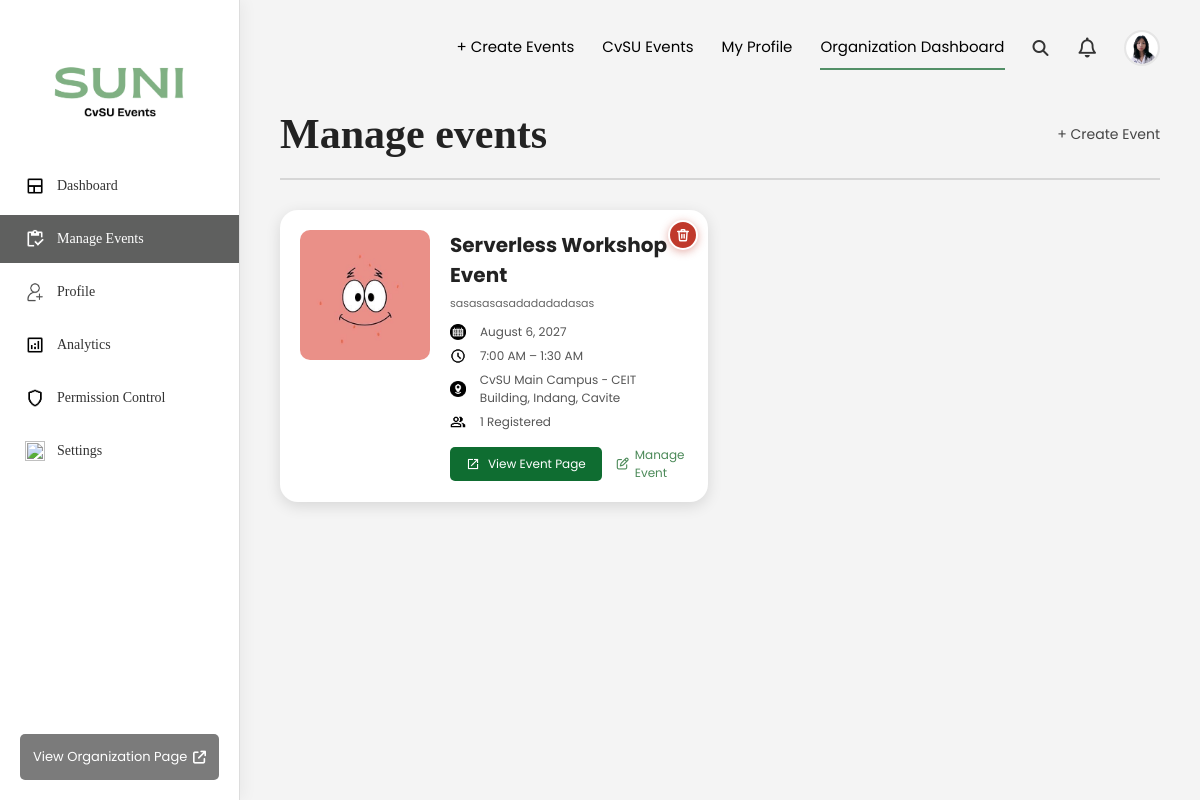
The app's page /manage.php (signed in) with its own data.
### tables this page shows
CREATE TABLE IF NOT EXISTS `users` (
  `id` int NOT NULL AUTO_INCREMENT,
  `first_name` varchar(100) NOT NULL,
  `last_name` varchar(100) NOT NULL,
  `email` varchar(255) NOT NULL,
  `password` varchar(255) NOT NULL,
  `account_type` enum('cvsu','guest') NOT NULL,
  `bio` text,
  `department_id` int DEFAULT NULL,
  `profile_picture` varchar(255) DEFAULT NULL,
  `created_at` timestamp NULL DEFAULT CURRENT_TIMESTAMP,
  PRIMARY KEY (`id`),
  UNIQUE KEY `email` (`email`),
  KEY `department_id` (`department_id`)
);

CREATE TABLE IF NOT EXISTS `events` (
  `id` int NOT NULL AUTO_INCREMENT,
  `organization_id` int NOT NULL,
  `created_by` int NOT NULL,
  `title` varchar(255) NOT NULL,
  `description` text,
  `event_banner` varchar(255) DEFAULT NULL,
  `cover_photo` varchar(255) DEFAULT NULL,
  `venue` varchar(255) DEFAULT NULL,
  `visibility` enum('public','organization_only','restricted','private') DEFAULT 'public',
  `start_datetime` datetime NOT NULL,
  `end_datetime` datetime NOT NULL,
  `capacity` int DEFAULT NULL,
  `ticket_price` decimal(10,2) DEFAULT '0.00',
  `require_approval` tinyint(1) DEFAULT '0',
  `status` enum('draft','published','cancelled','completed') DEFAULT 'draft',
  `created_at` timestamp NULL DEFAULT CURRENT_TIMESTAMP,
  `updated_at` timestamp NULL DEFAULT CURRENT_TIMESTAMP ON UPDATE CURRENT_TIMESTAMP,
  PRIMARY KEY (`id`),
  KEY `organization_id` (`organization_id`),
  KEY `created_by` (`created_by`)
);

### manage.php (the view, shortened to what this page needs)
<?php
require_once 'db.php';
$profile_picture = 'images/person3.png';
if (isset($_SESSION['user_id'])) {
    $stmt = $conn->prepare('SELECT profile_picture FROM users WHERE id = ? LIMIT 1');
    $stmt->bind_param('i', $_SESSION['user_id']);
    $stmt->execute();
    $result = $stmt->get_result();
    $user = $result->fetch_assoc();
    if ($user && !empty($user['profile_picture'])) {
        $profile_picture = htmlspecialchars($user['profile_picture']);
    }
}
?>
<!DOCTYPE html>
<html lang="en">
<head>
  <link rel="stylesheet" href="https://cdnjs.cloudflare.com/ajax/libs/font-awesome/6.5.1/css/all.min.css"/>
  <link rel="stylesheet" href="css/manage.css"/>
  <link rel="stylesheet" href="css/org-navbar.css">
  <link rel="stylesheet" href="css/sidebar.css"/>
</head>
<body>
  <div class="sidebar">
    <div class="sidebar-top">
      <div class="menu">
        <img src="images/logo.png" class="sidebar-logo">
        <a href="dashboard.php">
          <img src="images/dashboard.png" class="sidebar-icon">
          Dashboard
        </a>
        <a href="manage.php" class="active">
          <img src="images/manageevent.png" class="sidebar-icon">
          Manage Events
        </a>
        <a href="org-profile.php">
          <img src="images/person2.png" class="sidebar-icon">
          Profile
        </a>
        <a href="#">
          <img src="images/analytics.png" class="sidebar-icon">
          Analytics
        </a>
        <a href="permission-control.php">
          <img src="images/permission.png" class="sidebar-icon">
          Permission Control
        </a>
        <a href="#">
          <img src="images/settings.png" class="sidebar-icon">
          Settings
        </a>
      </div>
    </div>
    <div class="sidebar-bottom">
      <button class="org-btn">
        View Organization Page
        <i class="fa-solid fa-arrow-up-right-from-square"></i>
      </button>
    </div>
  </div>
  <div class="main">
    <nav>
        <div class="container nav-container">
            <ul>
                <li><a href="create-events.php">+ Create Events</a></li>
                <li><a href="index.php">CvSU Events</a></li>
                <li><a href="#">My Profile</a></li>
                <li><a href="dashboard.php" class="active">Organization Dashboard</a></li>
                <li class="nav-icons">
                    <i class="fa-solid fa-magnifying-glass"></i>
                    <i class="fa-regular fa-bell fa-lg"></i>
                </li>
                <li><img src="<?php echo $profile_picture; ?>" class="profile"></li>
            </ul>
        </div>
    </nav>
    <div class="title-row">
      <h1>Manage events</h1>
      <a href="create-events.php" class="create-event">+ Create Event</a>
    </div>
    <div class="divider"></div>
    <div class="events">
    <?php
    $org_id = null;
    if (isset($_SESSION['user_id'])) {
        $uid = $_SESSION['user_id'];
        $q = "SELECT o.id FROM organizations o WHERE o.main_admin_id = ? UNION SELECT o.id FROM organization_admins oa JOIN organizations o ON oa.organization_id = o.id WHERE oa.user_id = ? LIMIT 1";
        $s = $conn->prepare($q);
        $s->bind_param('ii', $uid, $uid);
        $s->execute();
        $r = $s->get_result();
        if ($row = $r->fetch_assoc()) $org_id = $row['id'];
    }
    if (!$org_id) {
        echo '<p>No organization found for your account.</p>';
    } else {
        $stmt = $conn->prepare('SELECT e.* FROM events e WHERE e.organization_id = ? ORDER BY e.created_at DESC');
        $stmt->bind_param('i', $org_id);
        $stmt->execute();
        $res = $stmt->get_result();
        while ($ev = $res->fetch_assoc()) {
            $eid = $ev['id'];
            $title = htmlspecialchars($ev['title']);
            $desc = htmlspecialchars($ev['description']);
            $banner = !empty($ev['event_banner']) ? htmlspecialchars($ev['event_banner']) : 'images/stardew.png';
            $venue = htmlspecialchars($ev['venue']);
            $start = new DateTime($ev['start_datetime']);
            $end = new DateTime($ev['end_datetime']);
            $dateStr = $start->format('F j, Y');
            $timeStr = $start->format('g:i A') . ' – ' . $end->format('g:i A');
            $cstmt = $conn->prepare('SELECT COUNT(*) AS cnt FROM registrations WHERE event_id = ?');
            $cstmt->bind_param('i', $eid);
            $cstmt->execute();
            $cres = $cstmt->get_result()->fetch_assoc();
            $registered = intval($cres['cnt']);
            echo '<div class="event-card">';
            echo '<button class="delete-btn" onclick="confirmDelete(' . $eid . ', \'' . addslashes($title) . '\')" title="Delete Event">
              <svg xmlns="http://www.w3.org/2000/svg" width="14" height="14" viewBox="0 0 24 24" fill="none" stroke="currentColor" stroke-width="2.5" stroke-linecap="round" stroke-linejoin="round">
                <polyline points="3 6 5 6 21 6"></polyline>
                <path d="M19 6l-1 14a2 2 0 0 1-2 2H8a2 2 0 0 1-2-2L5 6"></path>
                <path d="M10 11v6"></path>
                <path d="M14 11v6"></path>
                <path d="M9 6V4a1 1 0 0 1 1-1h4a1 1 0 0 1 1 1v2"></path>
              </svg>
            </button>';
            echo '<div class="event-img"><img src="' . $banner . '" alt=""></div>';
            echo '<div class="event-content">';
            echo '<h2>' . $title . '</h2>';
            echo '<p class="description">' . $desc . '</p>';
            echo '<div class="details">';
            echo '<div class="detail"><img src="images/calendar.png" class="btnIcon">' . $dateStr . '</div>';
            echo '<div class="detail"><img src="images/clock.png" class="btnIcon">' . $timeStr . '</div>';
            echo '<div class="detail"><img src="images/location.png" class="btnIcon">' . $venue . '</div>';
            echo '<div class="detail"><img src="images/register.png" class="btnIcon">' . $registered . ' Registered</div>';
            echo '</div>';
            echo '<div class="card-buttons">';
            echo '<a href="view-event-page.php?event_id=' . $eid . '" class="view-btn"><img src="images/openview.png" alt="" class="btn-icon">View Event Page</a>';
            echo '<a href="manage-events.php?event_id=' . $eid . '" class="manage-link"><i class="fa-regular fa-pen-to-square"></i>Manage Event</a>';
            echo '</div></div></div>';
        }
    }
    ?>
    </div>
  </div>
</body>
</html>

### css/manage.css (style rules this page uses)
* { margin:0; padding:0; box-sizing:border-box; font-family:'Poppins', sans-serif; }
body { background:#f4f4f4; display:flex; min-height:100vh; overflow:hidden; }
.org-btn { width:100%; background:#7b7b7b; color:white; border:none; padding:13px; border-radius:5px; cursor:pointer; font-size:13px; display:flex; justify-content:space-between; align-items:center; }
.main { flex:1; padding:25px 40px; overflow-y:auto; }
.profile { width:38px; height:38px; border-radius:50%; overflow:hidden; cursor:pointer; }
.title-row { display:flex; justify-content:space-between; align-items:center; margin-bottom:20px; }
.title-row h1 { font-family: bricolage; font-size:42px; color:#222; }
.create-event { text-decoration:none; color:#444; font-size:14px; }
.divider { width:100%; height:2px; background:#d6d6d6; margin-bottom:30px; }
.events { display: grid; grid-template-columns: repeat(2, 1fr); gap: 25px; }
.event-card { width: 100%; background: white; border-radius: 18px; padding: 20px; display: flex; gap: 20px; box-shadow: 0 4px 15px rgba(0,0,0,0.12); position: relative; }
.event-img { width:130px; height:130px; border-radius:10px; overflow:hidden; flex-shrink:0; }
.event-img img { width:100%; height:100%; object-fit:cover; }
.event-content { flex:1; }
.event-content h2 { font-family: poppins; font-size:20px; margin-bottom:6px; color:#222; }
.description { font-family: poppins; font-size:11px; color:#666; line-height:1.4; margin-bottom:12px; display:-webkit-box; -webkit-line-clamp:3; -webkit-box-orient:vertical; overflow:hidden; }
.details { font-family: poppins; display:flex; flex-direction:column; gap:6px; margin-bottom:14px; }
.detail { display:flex; align-items:center; gap:8px; color:#555; font-size:12px; }
.card-buttons { display: flex; align-items: center; gap: 15px; margin-top: 15px; }
.btnIcon { width: 16px; height: 16px; object-fit: contain; margin-right: 6px; vertical-align: middle; }
.sidebar-icon { width: 20px; height: 20px; object-fit: contain; }
.menu a.active .sidebar-icon { filter: brightness(0) invert(1); }
.btn-icon { font-family: poppins; width: 14px; height: 14px; object-fit: contain; vertical-align: middle; margin-right: 8px; }
.view-btn { background:#0f6d31; color:white; text-decoration:none; padding:8px 16px; border-radius:5px; font-size:12px; display:flex; align-items:center; white-space: nowrap; }
.manage-link { text-decoration:none; color:#4c8a59; font-size:12px; display:flex; align-items:center; gap:6px; }
.delete-btn { position: absolute; top: -12px; right: -12px; background: #c0392b; border: 2.5px solid #fff; color: #fff; width: 32px; height: 32px; border-radius: 50%; cursor: pointer; display: flex; align-items: center; justify-content: center; font-size: 12px; box-shadow: 0 2px 8px rgba(192, 57, 43, 0.35); transition: background 0.2s, transform 0.15s, box-shadow 0.2s; z-index: 2; }
@media (max-width:1200px) { .events { flex-direction:column; } }
@media (max-width:1200px) { .event-card { width:100%; } }

### css/org-navbar.css (style rules this page uses)
.main nav { padding: 0; margin-bottom: 40px; width: 100%; }
.nav-container { display: flex; justify-content: space-between; align-items: center; width: 100%; }
nav { display: flex; justify-content: space-between; align-items: center; padding-top: 22px; padding-left: 20px; padding-right: 40px; padding-bottom: 20px; }
nav ul { list-style-type: none; display: flex; align-items: center; gap: 28px; }
nav ul li a { color: black; text-decoration: none; font-family: poppins; font-weight: 400; font-size: 15px; cursor: pointer; padding-top: 10px; padding-bottom: 10px; display: inline-block; border-bottom: 2px solid transparent; transition: border-color 0.3s ease-in-out; }
nav ul li a.active { border-bottom-color: #528f67; }
nav img { width: 140px; height: auto; display: block; }
.nav-icons { display: flex; align-items: center; gap: 30px; color: #333; font-size: 16px; }
.nav-icons i { cursor: pointer; transition: color 0.2s ease; }
.profile { width: 36px; height: 36px; border-radius: 50%; object-fit: cover; border: 2px solid #e6e6e6; }

### records on screen
users: profile_picture (picture)
events: event_banner (picture), title "Serverless Workshop Event", description "sasasasasadadadadasas", start_datetime "August 6, 2027", timeStr "7:00 AM – 1:30 AM", venue "CvSU Main Campus - CEIT Building, Indang, Cavite", registered "1"
